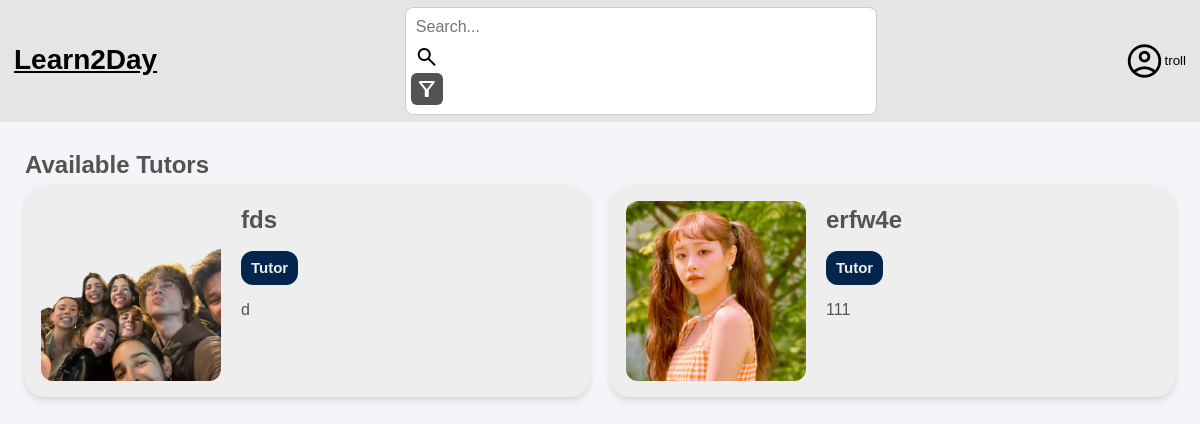
The app's page /homepage.php (signed in) with its own data.
### tables this page shows
CREATE TABLE TUTOR(
    ID_TUTOR VARCHAR(255) NOT NULL,
    NAME VARCHAR(255) NOT NULL,
    DATE_OF_BIRTH DATE NOT NULL,
    PROFILE_IMAGE VARCHAR(255) NOT NULL,
    DESCRIPTION TEXT,
    PRIMARY KEY (ID_TUTOR),
    FOREIGN KEY (ID_TUTOR) REFERENCES USERS(USERNAME) ON DELETE CASCADE
);

### src/includes/session.php (called while the page is built, shortened)
<?php
class Session {
    private static ?Session $instance = null;
    public static function getInstance(): Session {
        if (self::$instance == null) {
            self::$instance = new Session();
        }
        return self::$instance;
    }
    public function getUser(): ?User {
        return isset($_SESSION["user"]) ? $_SESSION["user"] : null;
    }
    public function isLoggedIn(): bool {
        return isset($_SESSION["user"]);
    }
}
?>

### src/homepage.php (the view, shortened to what this page needs)
<?php
require_once __DIR__ . '/includes/session.php';
$session = Session::getInstance();
$isLoggedIn = $session->isLoggedIn();
$db = Database::getInstance();
$searchQuery = '';
$searchResults = [];
$showAll = true;
$selectedSubjects = [];
if ($showAll) {
    $stmt = $db->prepare("
        SELECT T.ID_TUTOR, T.NAME, T.PROFILE_IMAGE, T.DESCRIPTION
        FROM TUTOR T
    ");
    $stmt->execute();
    $tutors = $stmt->fetchAll(PDO::FETCH_ASSOC);
}
?>
<!DOCTYPE html>
<html lang="en">
<head>
    <link rel="stylesheet" href="styles/homepage.css">
</head>
<body>
<header class="header">
    <div class="site-name">
        <a href="/homepage.php" class="main-page">Learn2Day</a>
    </div>
    <div class="search-bar">
        <form method="GET" action="/homepage.php">
            <input type="text" name="search" placeholder="Search..." value="<?= htmlspecialchars($searchQuery) ?>" />
            <button type="submit" class="search-button">
                <span class="material-symbols-outlined">search</span>
            </button>
            <div class="filter-dropdown">
                <button type="button" class="filter-button">
                    <span class="material-symbols-outlined">filter_alt</span>
                </button>
            </div>
        </form>
    </div>
    <div class="access-profile">
        <?php if ($isLoggedIn): ?>
            <?php $user = $session->getUser(); ?>
            <button id="profile-button">
                <span class="material-symbols-outlined">account_circle</span>
                <?= htmlspecialchars($user->username) ?>
            </button>
        <?php endif; ?>
    </div>
</header>
<main>
    <h1>Welcome<?= $isLoggedIn ? ' back, ' . htmlspecialchars($user->username) : '' ?>!</h1>
    <?php if (!empty($searchQuery) || !empty($selectedSubjects)): ?>
        <section class="tutors-section">
            <h2>Search Results <?= !empty($searchQuery) ? 'for "' . htmlspecialchars($searchQuery) . '"' : '' ?></h2>
            <div class="cards-grid">
                <?php if (!empty($searchResults)): ?>
                    <?php foreach ($searchResults as $user): ?>
                        <div class="card" id="<?= $user['type'] ?><?= htmlspecialchars($user['id']) ?>"
                             onclick="window.location.href='/profile.php?id=<?= urlencode($user['USERNAME']) ?>'"
                             style="cursor: pointer;">
                            <div class="container">
                                <div class="details">
                                    <div class="content-wrapper">
                                        <img class="img" src="/uploads/profiles/<?= htmlspecialchars($user['PROFILE_IMAGE']) ?>"
                                             alt="<?= htmlspecialchars($user['NAME']) ?>"
                                             onerror="this.src='/uploads/profiles/default.png'">
                                        <div class="text-content">
                                            <h2 class="title"><?= htmlspecialchars($user['NAME']) ?></h2>
                                            <div class="subtitle-container">
                                                <div class="subtitles"><?= ucfirst($user['type']) ?></div>
                                            </div>
                                            <?php if (!empty($user['DESCRIPTION'])): ?>
                                                <p class="description"><?= htmlspecialchars($user['DESCRIPTION']) ?></p>
                                            <?php endif; ?>
                                        </div>
                                    </div>
                                </div>
                            </div>
                        </div>
                    <?php endforeach; ?>
                <?php else: ?>
                    <p>No tutors or students found matching your criteria.</p>
                <?php endif; ?>
            </div>
        </section>
    <?php else: ?>
        <section class="tutors-section">
            <h2>Available Tutors</h2>
            <div class="cards-grid">
                <?php foreach ($tutors as $tutor): ?>
                    <div class="card" id="tutor<?= htmlspecialchars($tutor['ID_TUTOR']) ?>"
                         onclick="window.location.href='/profile.php?id=<?= urlencode($tutor['ID_TUTOR']) ?>'"
                         style="cursor: pointer;">
                        <div class="container">
                            <div class="details">
                                <div class="content-wrapper">
                                    <img class="img" src="/uploads/profiles/<?= htmlspecialchars($tutor['PROFILE_IMAGE']) ?>"
                                         alt="<?= htmlspecialchars($tutor['NAME']) ?>"
                                         onerror="this.src='/uploads/profiles/default.png'">
                                    <div class="text-content">
                                        <h2 class="title"><?= htmlspecialchars($tutor['NAME']) ?></h2>
                                        <div class="subtitle-container">
                                            <div class="subtitles">Tutor</div>
                                        </div>
                                        <?php if (!empty($tutor['DESCRIPTION'])): ?>
                                            <p class="description"><?= htmlspecialchars($tutor['DESCRIPTION']) ?></p>
                                        <?php endif; ?>
                                    </div>
                                </div>
                            </div>
                        </div>
                    </div>
                <?php endforeach; ?>
            </div>
        </section>
    <?php endif; ?>
</main>
</body>
</html>

### src/styles/homepage.css (style rules this page uses)
* { margin: 0; padding: 0; box-sizing: border-box; }
header { background-color: #E5E5E5; display: flex; align-items: center; padding: 7px 10px; justify-content: space-between; position: fixed; top: 0; left: 0; right: 0; z-index: 1000; }
header button { cursor: pointer; }
.main-page { color: black; background: none; border: none; font-size: 28px; font-weight: bold; padding: 4px; }
.search-bar { display: flex; align-items: center; gap: 5px; background-color: white; padding: 5px; border: 1px solid #ccc; border-radius: 8px; width: 40%; }
.search-bar input { border: none; outline: none; font-size: 16px; width: 100%; padding: 5px; }
.search-button, .filter-button, .profile-button { background: none; border: none; display: flex; align-items: center; justify-content: center; padding: 4px; }
.filter-button { background: #535353; border: none; border-radius: 6px; }
.filter-button .material-symbols-outlined { color: white; }
#profile-button { background: none; border: none; cursor: pointer; display: flex; align-items: center; justify-content: center; padding: 4px; }
#profile-button .material-symbols-outlined { font-size: 40px; color: black; }
.material-symbols-outlined { font-size: 28px; color: #000000; }
body { font-family: Arial, sans-serif; line-height: 1.6; color: #535353; background-color: #f4f4f9; padding: 25px; padding-top: 75px; }
h1 { font-size: 2rem; color: #03254e; margin-bottom: 20px; }
.cards-grid { display: grid; grid-template-columns: repeat(2, 1fr); gap: 20px; width: 100%; }
.card { min-width: 0; width: 100%; transition: transform 0.3s ease, box-shadow 0.3s ease; }
.card .container { background-color: #eeeeee; width: 100%; border-radius: 20px; height: 100%; padding: 16px; transition: all 0.3s ease; box-shadow: 0 4px 6px rgba(0, 0, 0, 0.1); }
.card .content-wrapper { display: flex; gap: 20px; align-items: flex-start; height: 100%; }
.card .img { width: 214px; height: 214px; border-radius: 12px; object-fit: cover; flex-shrink: 0; transition: transform 0.3s ease; }
.card .subtitle-container { display: flex; gap: 8px; flex-wrap: wrap; }
.card .subtitles { padding: 5px 10px; background-color: #03254e; border-radius: 12px; font-size: 15px; font-weight: 600; color: #eeeeee; display: inline-block; transition: all 0.3s ease; }
.card .text-content { display: flex; flex-direction: column; gap: 12px; flex: 1; min-width: 0; overflow: hidden; }
.card .description { transition: color 0.3s ease; word-wrap: break-word; overflow: hidden; text-overflow: ellipsis; display: -webkit-box; -webkit-line-clamp: 3; line-clamp: 3; -webkit-box-orient: vertical; }
.card .img { width: 180px; height: 180px; border-radius: 12px; object-fit: cover; flex-shrink: 0; transition: transform 0.3s ease; }
.card .title { transition: color 0.3s ease; }
.card .description { transition: color 0.3s ease; }
.filter-dropdown { position: relative; display: inline-block; }

### records on screen
tutor: PROFILE_IMAGE (picture), NAME "fds", DESCRIPTION "d"
tutor: PROFILE_IMAGE (picture), NAME "erfw4e", DESCRIPTION "111"

### other values on screen
$user->username "troll"
